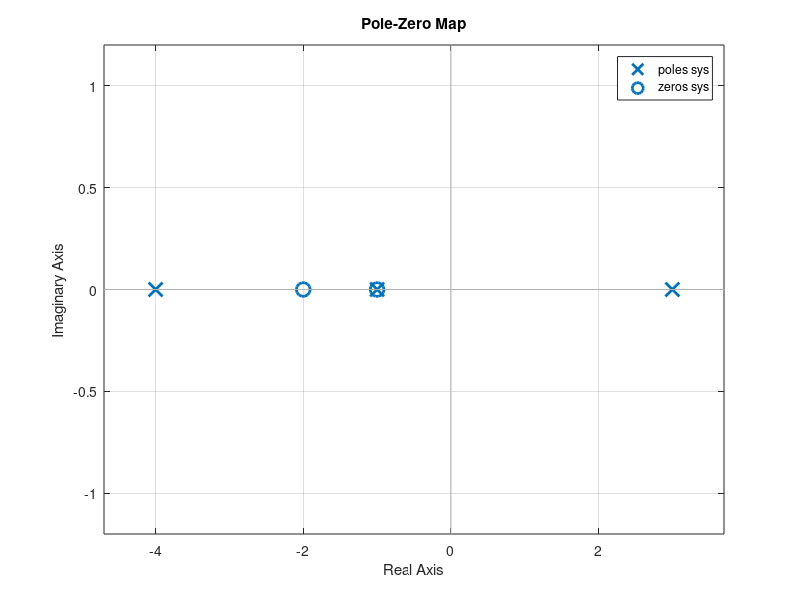
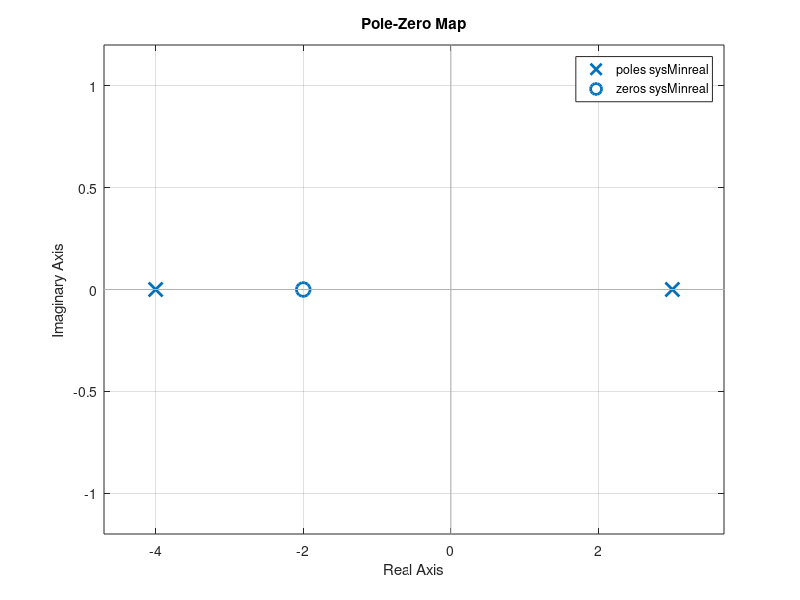

The MATLAB source for these figures, in order:
clear
clc

format compact
%define parameters
num=[1 3 2];
den=[1 2 -11 -12];

%after you run this you will find that this TF has a pole and zero has the
%same value so they should cansel each other but it will not do that for
%you so you should use "minreal" function
sys=tf(num,den)
roots(num)
roots(den)

%to make sure use "pzmap" plot to make sure
figure(1)
pzmap(sys)

%let's use minreal
sysMinreal= minreal(sys)
figure(2)
pzmap(sysMinreal)